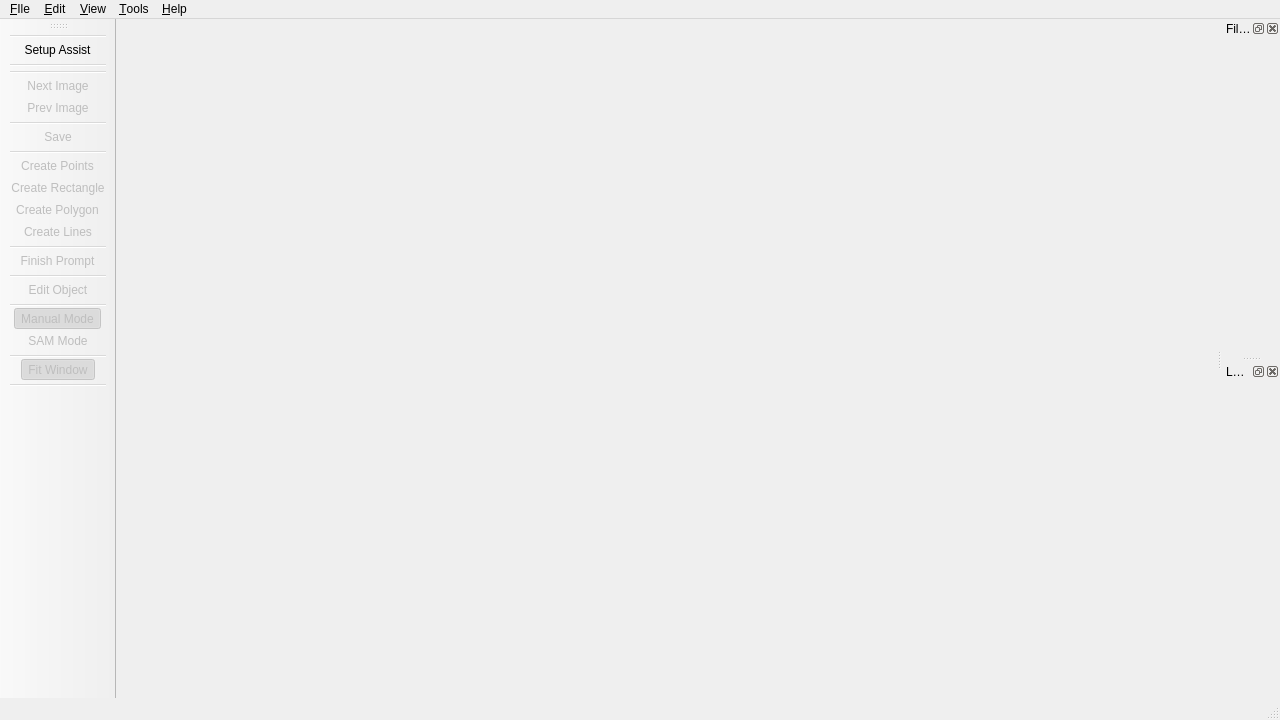
<?xml version="1.0" encoding="UTF-8"?>
<ui version="4.0">
 <class>MainWindow</class>
 <widget class="QMainWindow" name="MainWindow">
  <property name="geometry">
   <rect>
    <x>0</x>
    <y>0</y>
    <width>1280</width>
    <height>720</height>
   </rect>
  </property>
  <property name="windowTitle">
   <string>Label-Anything</string>
  </property>
  <widget class="QWidget" name="centralwidget"/>
  <widget class="QMenuBar" name="menuBar">
   <property name="geometry">
    <rect>
     <x>0</x>
     <y>0</y>
     <width>1280</width>
     <height>22</height>
    </rect>
   </property>
   <widget class="QMenu" name="menu_FIle">
    <property name="title">
     <string>&amp;FIle</string>
    </property>
    <widget class="QMenu" name="menu_Open_Recent">
     <property name="enabled">
      <bool>false</bool>
     </property>
     <property name="title">
      <string>Open &amp;Recent</string>
     </property>
    </widget>
    <addaction name="action_Open"/>
    <addaction name="action_Open_Dir"/>
    <addaction name="menu_Open_Recent"/>
    <addaction name="separator"/>
    <addaction name="action_Setup_Assist"/>
    <addaction name="separator"/>
    <addaction name="action_Next_Image"/>
    <addaction name="action_Prev_Image"/>
    <addaction name="separator"/>
    <addaction name="action_Save"/>
    <addaction name="action_Save_As"/>
    <addaction name="action_Auto_Save"/>
    <addaction name="separator"/>
    <addaction name="action_Change_Output_Dir"/>
    <addaction name="action_Save_With_Image"/>
    <addaction name="separator"/>
    <addaction name="action_Close"/>
    <addaction name="action_Delete_File"/>
    <addaction name="separator"/>
    <addaction name="action_Quit"/>
   </widget>
   <widget class="QMenu" name="menu_Edit">
    <property name="title">
     <string>&amp;Edit</string>
    </property>
    <addaction name="action_Create_Points"/>
    <addaction name="action_Create_Rectangle"/>
    <addaction name="action_Create_Polygon"/>
    <addaction name="action_Create_Lines"/>
    <addaction name="separator"/>
    <addaction name="action_Finish_Prompt"/>
    <addaction name="separator"/>
    <addaction name="action_Edit_Object"/>
    <addaction name="separator"/>
    <addaction name="action_Undo"/>
    <addaction name="action_Redo"/>
    <addaction name="separator"/>
    <addaction name="action_Manual_Mode"/>
    <addaction name="action_SAM_Mode"/>
   </widget>
   <widget class="QMenu" name="menu_View">
    <property name="title">
     <string>&amp;View</string>
    </property>
    <addaction name="action_File_List"/>
    <addaction name="action_Label_List"/>
    <addaction name="separator"/>
    <addaction name="action_Show_Objects"/>
    <addaction name="separator"/>
    <addaction name="action_Zoom_In"/>
    <addaction name="action_Zoom_Out"/>
    <addaction name="action_Original_Size"/>
    <addaction name="separator"/>
    <addaction name="action_Fit_Window"/>
   </widget>
   <widget class="QMenu" name="menu_Tools">
    <property name="title">
     <string>&amp;Tools</string>
    </property>
   </widget>
   <widget class="QMenu" name="menu_Help">
    <property name="title">
     <string>&amp;Help</string>
    </property>
    <addaction name="action_Tutorial"/>
    <addaction name="action_About"/>
   </widget>
   <addaction name="menu_FIle"/>
   <addaction name="menu_Edit"/>
   <addaction name="menu_View"/>
   <addaction name="menu_Tools"/>
   <addaction name="menu_Help"/>
  </widget>
  <widget class="QStatusBar" name="statusBar"/>
  <widget class="QDockWidget" name="dockWidget_File">
   <property name="windowTitle">
    <string>File List</string>
   </property>
   <attribute name="dockWidgetArea">
    <number>2</number>
   </attribute>
   <widget class="QWidget" name="dockWidgetContents"/>
  </widget>
  <widget class="QDockWidget" name="dockWidget_Label">
   <property name="windowTitle">
    <string>Label List</string>
   </property>
   <attribute name="dockWidgetArea">
    <number>2</number>
   </attribute>
   <widget class="QWidget" name="dockWidgetContents_2"/>
  </widget>
  <widget class="QToolBar" name="toolBar">
   <property name="windowTitle">
    <string>toolBar</string>
   </property>
   <property name="allowedAreas">
    <set>Qt::AllToolBarAreas</set>
   </property>
   <attribute name="toolBarArea">
    <enum>LeftToolBarArea</enum>
   </attribute>
   <attribute name="toolBarBreak">
    <bool>false</bool>
   </attribute>
   <addaction name="separator"/>
   <addaction name="action_Setup_Assist"/>
   <addaction name="separator"/>
   <addaction name="separator"/>
   <addaction name="action_Next_Image"/>
   <addaction name="action_Prev_Image"/>
   <addaction name="separator"/>
   <addaction name="action_Save"/>
   <addaction name="separator"/>
   <addaction name="action_Create_Points"/>
   <addaction name="action_Create_Rectangle"/>
   <addaction name="action_Create_Polygon"/>
   <addaction name="action_Create_Lines"/>
   <addaction name="separator"/>
   <addaction name="action_Finish_Prompt"/>
   <addaction name="separator"/>
   <addaction name="action_Edit_Object"/>
   <addaction name="separator"/>
   <addaction name="action_Manual_Mode"/>
   <addaction name="action_SAM_Mode"/>
   <addaction name="separator"/>
   <addaction name="action_Fit_Window"/>
   <addaction name="separator"/>
  </widget>
  <action name="action_Open_Dir">
   <property name="text">
    <string>Open &amp;Dir</string>
   </property>
  </action>
  <action name="action_Setup_Assist">
   <property name="text">
    <string>Setup &amp;Assist</string>
   </property>
  </action>
  <action name="action_Next_Image">
   <property name="enabled">
    <bool>false</bool>
   </property>
   <property name="text">
    <string>&amp;Next Image</string>
   </property>
  </action>
  <action name="action_Prev_Image">
   <property name="enabled">
    <bool>false</bool>
   </property>
   <property name="text">
    <string>&amp;Prev Image</string>
   </property>
  </action>
  <action name="action_Save">
   <property name="enabled">
    <bool>false</bool>
   </property>
   <property name="text">
    <string>&amp;Save</string>
   </property>
  </action>
  <action name="action_Save_As">
   <property name="enabled">
    <bool>false</bool>
   </property>
   <property name="text">
    <string>&amp;Save As</string>
   </property>
  </action>
  <action name="action_Auto_Save">
   <property name="checkable">
    <bool>true</bool>
   </property>
   <property name="enabled">
    <bool>false</bool>
   </property>
   <property name="text">
    <string>&amp;Auto Save</string>
   </property>
  </action>
  <action name="action_Change_Output_Dir">
   <property name="text">
    <string>&amp;Change Output Dir</string>
   </property>
  </action>
  <action name="action_Save_With_Image">
   <property name="checkable">
    <bool>true</bool>
   </property>
   <property name="checked">
    <bool>true</bool>
   </property>
   <property name="enabled">
    <bool>false</bool>
   </property>
   <property name="text">
    <string>Save &amp;With Image</string>
   </property>
  </action>
  <action name="action_Close">
   <property name="enabled">
    <bool>false</bool>
   </property>
   <property name="text">
    <string>&amp;Close</string>
   </property>
  </action>
  <action name="action_Delete_File">
   <property name="enabled">
    <bool>false</bool>
   </property>
   <property name="text">
    <string>&amp;Delete File</string>
   </property>
  </action>
  <action name="action_Open">
   <property name="text">
    <string>&amp;Open</string>
   </property>
  </action>
  <action name="action_Quit">
   <property name="text">
    <string>&amp;Quit</string>
   </property>
  </action>
  <action name="action_Create_Points">
   <property name="enabled">
    <bool>false</bool>
   </property>
   <property name="text">
    <string>Create &amp;Points</string>
   </property>
  </action>
  <action name="action_Create_Rectangle">
   <property name="enabled">
    <bool>false</bool>
   </property>
   <property name="text">
    <string>Create &amp;Rectangle</string>
   </property>
  </action>
  <action name="action_Create_Polygon">
   <property name="enabled">
    <bool>false</bool>
   </property>
   <property name="text">
    <string>Create &amp;Polygon</string>
   </property>
  </action>
  <action name="action_Create_Lines">
   <property name="enabled">
    <bool>false</bool>
   </property>
   <property name="text">
    <string>Create &amp;Lines</string>
   </property>
   <property name="toolTip">
    <string>Create Lines</string>
   </property>
  </action>
  <action name="action_Edit_Object">
   <property name="enabled">
    <bool>false</bool>
   </property>
   <property name="text">
    <string>&amp;Edit Object</string>
   </property>
  </action>
  <action name="action_Undo">
   <property name="enabled">
    <bool>false</bool>
   </property>
   <property name="text">
    <string>&amp;Undo</string>
   </property>
  </action>
  <action name="action_Redo">
   <property name="enabled">
    <bool>false</bool>
   </property>
   <property name="text">
    <string>&amp;Redo</string>
   </property>
  </action>
  <action name="action_Manual_Mode">
   <property name="checkable">
    <bool>true</bool>
   </property>
   <property name="checked">
    <bool>true</bool>
   </property>
   <property name="enabled">
    <bool>false</bool>
   </property>
   <property name="text">
    <string>&amp;Manual Mode</string>
   </property>
  </action>
  <action name="action_SAM_Mode">
   <property name="checkable">
    <bool>true</bool>
   </property>
   <property name="enabled">
    <bool>false</bool>
   </property>
   <property name="text">
    <string>&amp;SAM Mode</string>
   </property>
  </action>
  <action name="action_Tutorial">
   <property name="text">
    <string>&amp;Tutorial</string>
   </property>
  </action>
  <action name="action_About">
   <property name="text">
    <string>&amp;About</string>
   </property>
  </action>
  <action name="action_File_List">
   <property name="checkable">
    <bool>true</bool>
   </property>
   <property name="checked">
    <bool>true</bool>
   </property>
   <property name="text">
    <string>&amp;File List</string>
   </property>
  </action>
  <action name="action_Label_List">
   <property name="checkable">
    <bool>true</bool>
   </property>
   <property name="checked">
    <bool>true</bool>
   </property>
   <property name="text">
    <string>&amp;Label List</string>
   </property>
  </action>
  <action name="action_Show_Objects">
   <property name="checkable">
    <bool>true</bool>
   </property>
   <property name="checked">
    <bool>true</bool>
   </property>
   <property name="enabled">
    <bool>false</bool>
   </property>
   <property name="text">
    <string>&amp;Show Objects</string>
   </property>
   <property name="toolTip">
    <string>Show Objects</string>
   </property>
  </action>
  <action name="action_Zoom_In">
   <property name="enabled">
    <bool>false</bool>
   </property>
   <property name="text">
    <string>Zoom &amp;In</string>
   </property>
  </action>
  <action name="action_Zoom_Out">
   <property name="enabled">
    <bool>false</bool>
   </property>
   <property name="text">
    <string>&amp;Zoom Out</string>
   </property>
  </action>
  <action name="action_Original_Size">
   <property name="enabled">
    <bool>false</bool>
   </property>
   <property name="text">
    <string>&amp;Original Size</string>
   </property>
  </action>
  <action name="action_Fit_Window">
   <property name="checkable">
    <bool>true</bool>
   </property>
   <property name="checked">
    <bool>true</bool>
   </property>
   <property name="enabled">
    <bool>false</bool>
   </property>
   <property name="text">
    <string>Fit Window</string>
   </property>
  </action>
  <action name="action_Finish_Prompt">
   <property name="enabled">
    <bool>false</bool>
   </property>
   <property name="text">
    <string>&amp;Finish Prompt</string>
   </property>
  </action>
 </widget>
 <resources/>
 <connections/>
</ui>
